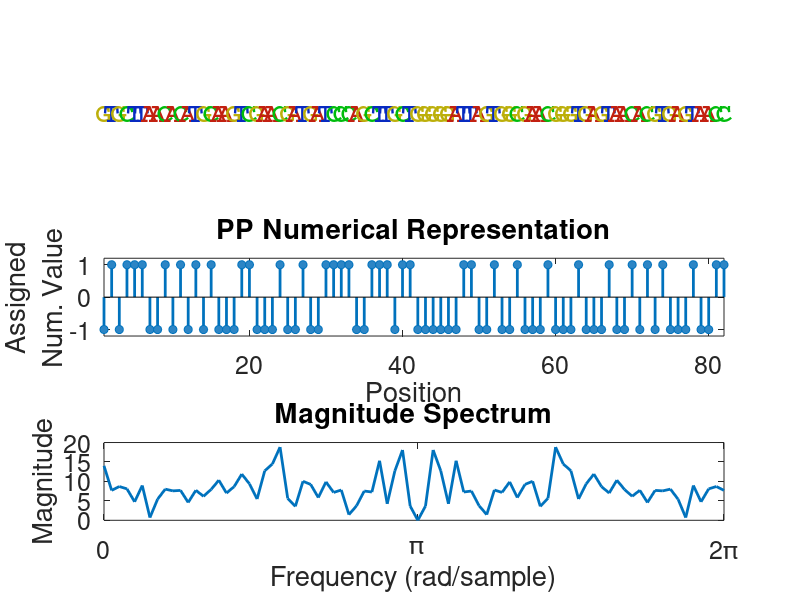

The MATLAB script that drew this image:
close all;

% Sample DNA sequence (replace with actual sequence)
dnaSequence = 'GTGCTTAACACATGCAAGTCGAACGATGATCCCAGCTTGCTGGGGGATTAGTGGCGAACGGGTGAGTAACACGTGAGTAACC';

% Convert DNA sequence to numerical PP representation
% Purine (A,G) = -1, Pyrimidine (T,C) = 1
ppSignal = zeros(1, length(dnaSequence));
ppSignal(ismember(dnaSequence, 'AGag')) = -1;
ppSignal(ismember(dnaSequence, 'TCtc')) = 1;

% Compute the magnitude spectrum of the PP signal
% This is a placeholder - you would use your actual data and method here
magnitudeSpectrum = abs(fft(ppSignal));

% Define colors for each nucleotide
colors = containers.Map({'A', 'T', 'G', 'C'}, {'#c22010', '#082ac0', '#bcaf0a', '#00bc0c'}); % Red, Blue, Green, Magenta

% Create the figure
figure('units','normalized','outerposition',[0 0 1 1]);

% Subplot 1: DNA Sequence
subplot(3, 1, 1);
axis([1 length(dnaSequence) -1 1]); % Set axis limits to match the stem plot
set(gca, 'Visible', 'off'); % Turn off the axis
hold on;
% Place each nucleotide at a specific position
for i = 1:length(dnaSequence)
    text(i, 0, dnaSequence(i), 'HorizontalAlignment', 'center', 'FontName', 'Courier', 'FontWeight','bold', 'FontSize', 20, 'Color', colors(dnaSequence(i)));
end
hold off;

% Subplot 2: Genomic Signal (PP Numerical Representation)
subplot(3, 1, 2);
stem(1:length(ppSignal), ppSignal, 'LineWidth', 2, 'MarkerFaceColor', '#2c85c5');
xlim([1 length(ppSignal)]);
ylim([-1.2 1.2]);
xlabel('Position', 'FontSize', 18);  % X-axis label with font size 18
ylabel({'Assigned', 'Num. Value'}, 'FontSize', 18);  % Y-axis label with font size 18
title('PP Numerical Representation', 'FontSize', 18);  % Title of the plot with font size 18
yticks([-1 0 1]);
set(gca, 'FontSize', 18);

% Subplot 3: Magnitude Spectrum
subplot(3, 1, 3);
f = linspace(0, 2*pi, length(magnitudeSpectrum));
plot(f, magnitudeSpectrum, 'LineWidth', 2, 'MarkerFaceColor', '#2c85c5');
xlim([0 2*pi]);
xlabel('Frequency (rad/sample)', 'FontSize', 18);  % X-axis label with font size 18
ylabel('Magnitude', 'FontSize', 18);
title('Magnitude Spectrum', 'FontSize', 18);
xticks([0 3.173 2*pi]);
xticklabels({'0', '\pi', '2\pi'});
set(gca, 'FontSize', 18);
